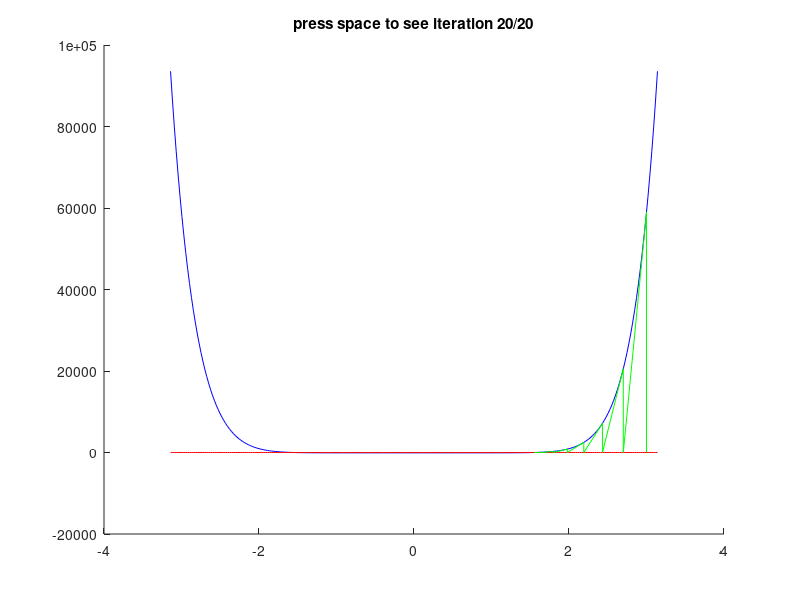

The MATLAB script that drew this image:
function simple_newton_1();

maximum_iteration=20;

x=zeros(1,maximum_iteration+1);

x(1)=3; %<-- initial guess. ;
exactvalue = 81^(1/10);
error = 0;
%%%%%%%%;
% perform the actual iteration. ;
%%%%%%%%;
for iteration_index=1:maximum_iteration;
x(iteration_index+1)=x(iteration_index)-Dg(x(iteration_index))\g(x(iteration_index)); %<-- solving the equation associated with newtons method for the next step. ;
% This process uses matlab function 'mldivide' which is specifically designed for inverting linear systems of equations. ;
% Notice that I wrote "Dg\g" as opposed to "g/Dg". Either choice of code will work here, since we are working with only one variable. ;
% However, if "Dg" were a matrix, only the first expression ("Dg\g") makes sense. ;
end;%for iteration_index=1:maximum_iteration;
format("long")
disp(exactvalue);
x,;
for iter=1:maximum_iteration;
    disp(iter);
    disp(abs(x(iter)-exactvalue));
end;
%%%%%%%%;
% visualization. ;
%%%%%%%%;

t=-pi:pi/128:pi;

figure;hold on;
plot(t,g(t),'b');
plot(t,t*0,'r');
for iteration_index=1:maximum_iteration;
title(sprintf('press space to see iteration %d/%d',iteration_index,maximum_iteration));
plot([x(iteration_index) x(iteration_index)],[0 g(x(iteration_index))],'g'); %<-- plot a vertical line ;
plot([x(iteration_index) x(iteration_index+1)],[g(x(iteration_index)) 0],'g'); %<-- plot a tangent-line ;
pause();
end;%for iteration_index=1:maximum_iteration;
hold off;

function output=g(input);
output = input.^10-81;

function output=Dg(input);
output = 10*input.^9;